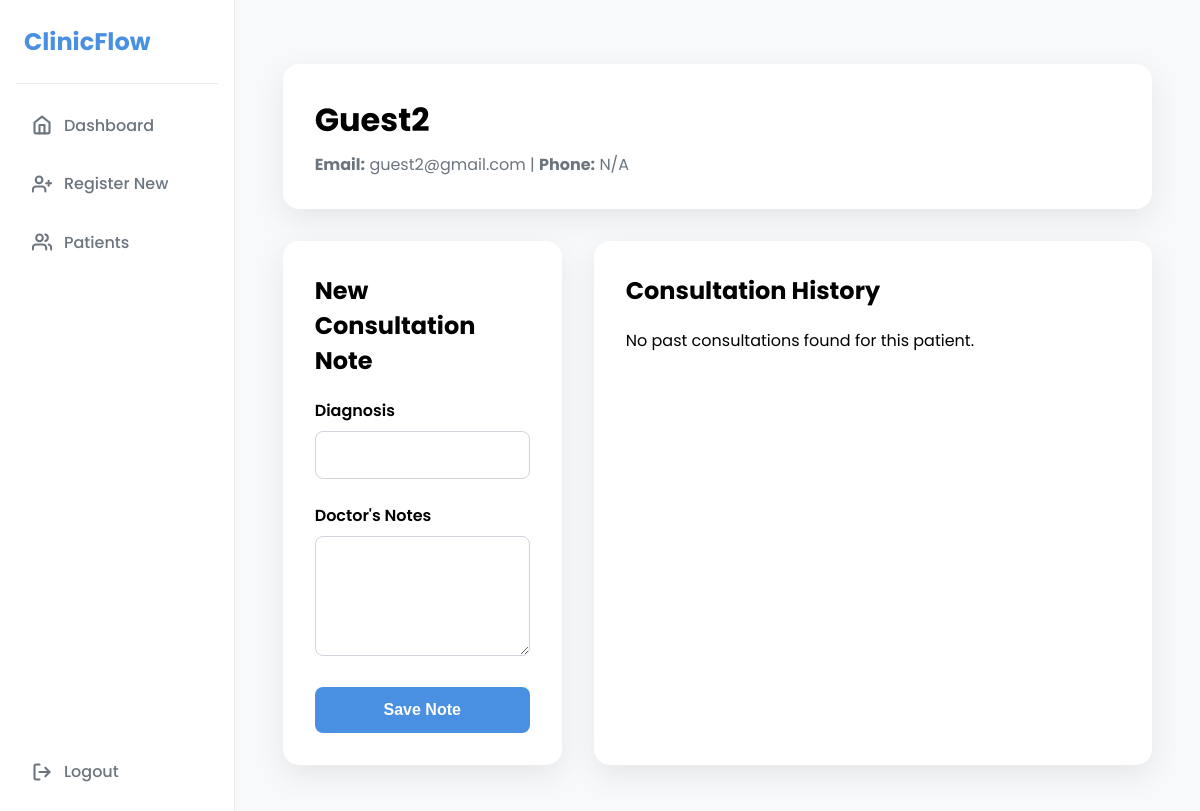
The app's page /patient/2 (signed in) with its own data.
### app.py (models this page shows)
class Patient(db.Model):
    id = db.Column(db.Integer, primary_key=True)
    name = db.Column(db.String(100), nullable=False)
    email = db.Column(db.String(100), unique=True, nullable=False)
    phone_number = db.Column(db.String(15), unique=True, nullable=True)
    consultations = db.relationship('Consultation', backref='patient', lazy=True, cascade="all, delete-orphan")

### app.py (the view)
@app.route('/patient/<int:patient_id>')
@login_required
@role_required('doctor')
def patient_detail(patient_id):
    patient = Patient.query.get_or_404(patient_id)
    return render_template('patient_detail.html', patient=patient)

### app.py (called while the page is built)
@login_manager.user_loader
def load_user(user_id):
    return User.query.get(int(user_id))

def role_required(role):
    def decorator(f):
        @wraps(f)
        def decorated_function(*args, **kwargs):
            if not current_user.is_authenticated or current_user.role != role:
                flash('You do not have permission to access this page.', 'danger')
                return redirect(url_for('patient_list'))
            return f(*args, **kwargs)
        return decorated_function
    return decorator

### templates/patient_detail.html (shortened to what this page needs)
{% extends "base.html" %}
{% block content %}
<div class="container">
    <div class="patient-header">
        <h1>{{ patient.name }}</h1>
        <p><strong>Email:</strong> {{ patient.email }} | <strong>Phone:</strong> {{ patient.phone_number or 'N/A' }}</p>
    </div>
    <div class="grid-container">
        <div class="form-card">
            <h2>New Consultation Note</h2>
            <form action="{{ url_for('add_consultation', patient_id=patient.id) }}" method="POST">
                <div class="form-group">
                    <label for="diagnosis">Diagnosis</label>
                    <input type="text" id="diagnosis" name="diagnosis" required>
                </div>
                <div class="form-group">
                    <label for="doctor_notes">Doctor's Notes</label>
                    <textarea id="doctor_notes" name="doctor_notes" required></textarea>
                </div>
                <button type="submit" class="btn btn-full">Save Note</button>
            </form>
        </div>
        <div class="history-card">
            <h2>Consultation History</h2>
            {% if patient.consultations %}
                {% for consultation in patient.consultations|reverse %}
                    <div class="consultation-item">
                        <div class="consultation-date">{{ consultation.consultation_date.strftime('%B %d, %Y at %I:%M %p') }}</div>
                        <div class="consultation-details">
                            <strong>Diagnosis:</strong> {{ consultation.diagnosis }}<br>
                            <strong>Notes:</strong> {{ consultation.doctor_notes }}
                        </div>
                        {% if consultation.prescriptions %}
                        <ul class="prescription-list">
                            {% for med in consultation.prescriptions %}
                            <li><strong>{{ med.medicine_name }}</strong> - {{ med.dosage }} ({{ med.status }})</li>
                            {% endfor %}
                        </ul>
                        {% endif %}
                        <div class="prescription-form">
                            <form action="{{ url_for('add_prescription', consultation_id=consultation.id) }}" method="POST" style="display: flex; gap: 1rem; align-items: flex-end;">
                                <div style="flex-grow: 1;">
                                    <label style="font-size: 0.8rem;">Medicine Name</label>
                                    <input type="text" name="medicine_name" required>
                                </div>
                                <div style="flex-grow: 1;">
                                    <label style="font-size: 0.8rem;">Dosage</label>
                                    <input type="text" name="dosage" placeholder="e.g., 1 tablet, 3 times a day" required>
                                </div>
                                <button type="submit" class="btn">+</button>
                            </form>
                        </div>
                    </div>
                {% endfor %}
            {% else %}
                <p>No past consultations found for this patient.</p>
            {% endif %}
        </div>
    </div>
</div>
{% endblock %}

### templates/base.html (style rules this page uses)
:root { --primary-color: #4A90E2; --primary-hover: #4281CB; --background-color: #F8F9FA; --card-background: #ffffff; --text-color: #343A40; --muted-text-color: #6C757D; --border-color: #CED4DA; --success-color: #28a745; --success-bg: #e9f7ef; }
body { font-family: 'Poppins', sans-serif; background-color: var(--background-color); margin: 0; min-height: 100vh; display: flex; }

### templates/patient_detail.html (style rules this page uses)
.container { max-width: 1200px; margin: 2rem auto; }
.patient-header { background-color: var(--card-background); padding: 2rem; border-radius: 16px; box-shadow: 0 10px 30px rgba(0,0,0,0.08); margin-bottom: 2rem; }
.patient-header h1 { margin: 0; }
.patient-header p { color: var(--muted-text-color); margin: 0.5rem 0 0; }
.grid-container { display: grid; grid-template-columns: 1fr 2fr; gap: 2rem; }
.form-card, .history-card { background-color: var(--card-background); padding: 2rem; border-radius: 16px; box-shadow: 0 10px 30px rgba(0,0,0,0.08); }
h2 { margin-top: 0; }
.form-group { margin-bottom: 1.5rem; }
label { display: block; margin-bottom: 0.5rem; font-weight: 600; }
input, textarea, select { width: 100%; padding: 0.8rem; border: 1px solid var(--border-color); border-radius: 8px; box-sizing: border-box; font-family: 'Poppins', sans-serif; }
textarea { resize: vertical; min-height: 120px; }
.btn { display: inline-block; width: auto; padding: 0.9rem 1.5rem; border: none; background-color: var(--primary-color); color: white; font-size: 1rem; font-weight: 600; border-radius: 8px; cursor: pointer; transition: background-color 0.3s; }
.btn-full { width: 100%; }

### records on screen
Patient: name "Guest2", email "guest2@gmail.com", phone_number "N/A"
